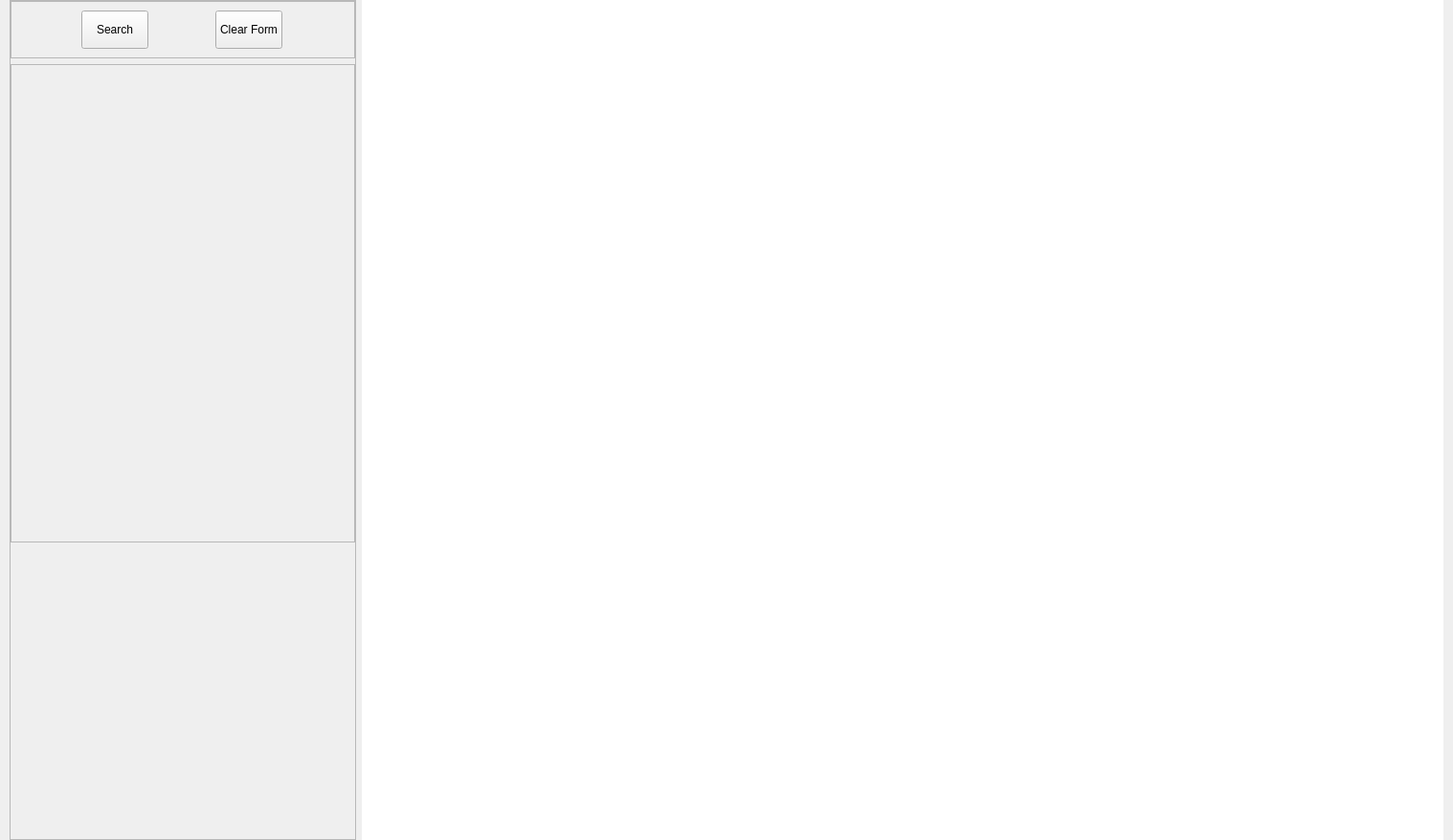
     <widget class="QFrame" name="frame">
      <property name="frameShape">
       <enum>QFrame::NoFrame</enum>
      </property>
      <property name="frameShadow">
       <enum>QFrame::Plain</enum>
      </property>
      <property name="lineWidth">
       <number>0</number>
      </property>
      <layout class="QHBoxLayout" name="horizontalLayout">
       <property name="leftMargin">
        <number>10</number>
       </property>
       <property name="topMargin">
        <number>0</number>
       </property>
       <property name="rightMargin">
        <number>10</number>
       </property>
       <property name="bottomMargin">
        <number>0</number>
       </property>
       <item>
        <widget class="QFrame" name="frame_3">
         <property name="frameShape">
          <enum>QFrame::StyledPanel</enum>
         </property>
         <property name="frameShadow">
          <enum>QFrame::Raised</enum>
         </property>
         <layout class="QVBoxLayout" name="verticalLayout_2">
          <property name="leftMargin">
           <number>0</number>
          </property>
          <property name="topMargin">
           <number>0</number>
          </property>
          <property name="rightMargin">
           <number>0</number>
          </property>
          <property name="bottomMargin">
           <number>0</number>
          </property>
          <item>
           <widget class="QFrame" name="frame_4">
            <property name="frameShape">
             <enum>QFrame::StyledPanel</enum>
            </property>
            <property name="frameShadow">
             <enum>QFrame::Raised</enum>
            </property>
            <layout class="QHBoxLayout" name="horizontalLayout_4">
             <item>
              <widget class="QPushButton" name="pBCardSearch">
               <property name="sizePolicy">
                <sizepolicy hsizetype="Fixed" vsizetype="Fixed">
                 <horstretch>0</horstretch>
                 <verstretch>0</verstretch>
                </sizepolicy>
               </property>
               <property name="minimumSize">
                <size>
                 <width>70</width>
                 <height>40</height>
                </size>
               </property>
               <property name="maximumSize">
                <size>
                 <width>70</width>
                 <height>40</height>
                </size>
               </property>
               <property name="text">
                <string>Search</string>
               </property>
              </widget>
             </item>
             <item>
              <widget class="QPushButton" name="pBCardClearForm">
               <property name="sizePolicy">
                <sizepolicy hsizetype="Fixed" vsizetype="Fixed">
                 <horstretch>0</horstretch>
                 <verstretch>0</verstretch>
                </sizepolicy>
               </property>
               <property name="minimumSize">
                <size>
                 <width>70</width>
                 <height>40</height>
                </size>
               </property>
               <property name="maximumSize">
                <size>
                 <width>70</width>
                 <height>40</height>
                </size>
               </property>
               <property name="text">
                <string>Clear Form</string>
               </property>
              </widget>
             </item>
            </layout>
           </widget>
          </item>
          <item>
           <widget class="QLabel" name="VisuelCarte">
            <property name="sizePolicy">
             <sizepolicy hsizetype="Fixed" vsizetype="Fixed">
              <horstretch>0</horstretch>
              <verstretch>0</verstretch>
             </sizepolicy>
            </property>
            <property name="minimumSize">
             <size>
              <width>360</width>
              <height>500</height>
             </size>
            </property>
            <property name="maximumSize">
             <size>
              <width>360</width>
              <height>500</height>
             </size>
            </property>
            <property name="frameShape">
             <enum>QFrame::StyledPanel</enum>
            </property>
            <property name="frameShadow">
             <enum>QFrame::Sunken</enum>
            </property>
            <property name="lineWidth">
             <number>0</number>
            </property>
            <property name="text">
             <string/>
            </property>
            <property name="pixmap">
             <pixmap>../../jr/Desktop/Vtes_Grelarge.gif</pixmap>
            </property>
           </widget>
          </item>
          <item>
           <spacer name="verticalSpacer_3">
            <property name="orientation">
             <enum>Qt::Vertical</enum>
            </property>
            <property name="sizeHint" stdset="0">
             <size>
              <width>20</width>
              <height>310</height>
             </size>
            </property>
           </spacer>
          </item>
         </layout>
        </widget>
       </item>
       <item>
        <widget class="PItemView" name="PTVCardsResults">
         <property name="minimumSize">
          <size>
           <width>1130</width>
           <height>0</height>
          </size>
         </property>
         <property name="maximumSize">
          <size>
           <width>16777215</width>
           <height>16777215</height>
          </size>
         </property>
         <property name="cursor" stdset="0">
          <cursorShape>OpenHandCursor</cursorShape>
         </property>
         <property name="frameShape">
          <enum>QFrame::NoFrame</enum>
         </property>
         <property name="frameShadow">
          <enum>QFrame::Plain</enum>
         </property>
         <property name="lineWidth">
          <number>0</number>
         </property>
         <property name="alternatingRowColors">
          <bool>true</bool>
         </property>
         <property name="showGrid">
          <bool>false</bool>
         </property>
         <property name="cornerButtonEnabled">
          <bool>false</bool>
         </property>
        </widget>
       </item>
      </layout>
     </widget>
